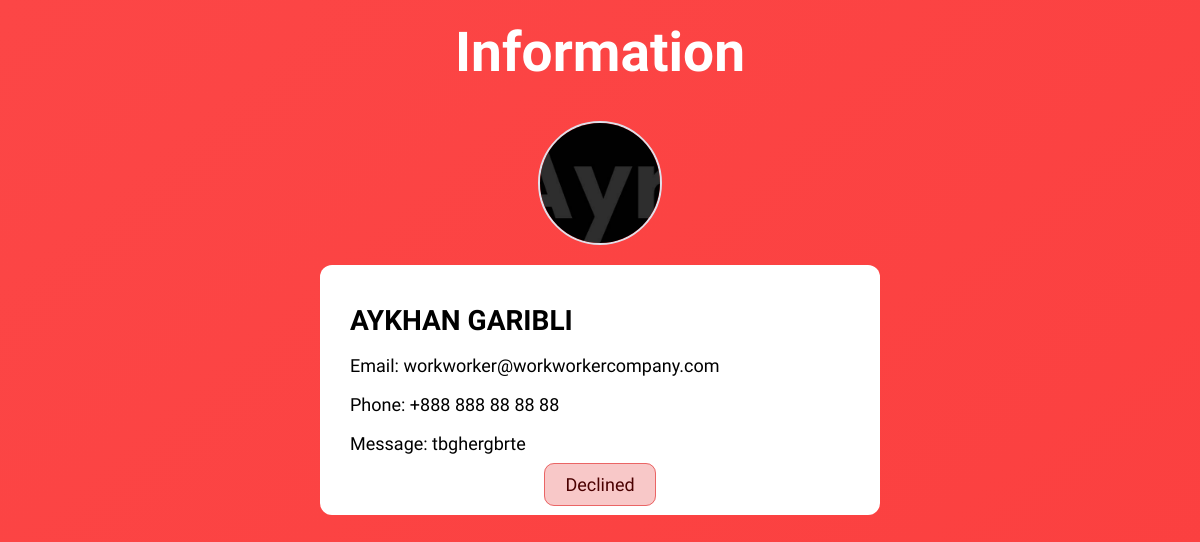
The app's page /detail/19/ with its own data.
### core/models.py (models this page shows, shortened)
class User(models.Model):
    first_name = models.CharField(max_length=100)
    last_name = models.CharField(max_length=100)
    email = models.EmailField()
    phone = models.CharField(max_length=100)
    message = models.TextField()
    avatar = models.ImageField(upload_to='avatars/', null=True, blank=True)
    status = models.CharField(max_length=50, choices=status_choices, default='Pending')
    admin = models.CharField(max_length=50, choices=admin_choices, default='User')

### core/views.py (the view)
# urls.py: path('detail/<int:id>/', views.detail, name='detail'),
def detail(request, id):
    user = get_object_or_404(User, id=id)
    return render(request, 'detail.html', {'user': user})

### core/templates/detail.html (shortened to what this page needs)
{% load static %}
<!DOCTYPE html>
<html lang="en">
<head>
</head>
<body>
<h1 class="maintxt">Information</h1>
<img class="avatar" src="{{user.avatar.url}}" alt="">
<main>
    <div class="about">
        <h1 class="name">{{user.first_name}} {{user.last_name}}</h1>
        <p>Email: {{user.email}}</p>
        <p>Phone: {{user.phone}}</p>
        <p>Message: {{user.message}}</p>
        <div class="buttons">
            {% if user.status == "Accepted" %}
            <button class="admbtn_apr">Decline</button>
            {% elif user.status == "Declined" %}
            <span class="dclnd">Declined</span>
            {% else %}
            <span class="admbtn_pnd">Pending</span>
            {% endif %}
        </div>
    </div>
</main>
</body>
</html>

### core/templates/detail.html (style rules this page uses)
body, html { margin: 0; padding: 0; min-height: 100vh; background: linear-gradient(319deg, rgba(251, 63, 63, 1) 0%, rgba(252, 70, 70, 1) 100%); }
.maintxt { font-family: 'Inspiration', sans-serif; font-size: 55px; text-align: center; color: white; margin-top: 20px; }
.avatar { display: block; margin: 20px auto; border: solid rgb(223, 225, 235) 2px; border-radius: 150px; width: 120px; height: 120px; object-fit: cover; }
main { display: flex; justify-content: center; }
.about { background-color: white; border-radius: 12px; padding: 20px 30px; font-family: 'Unbounded', sans-serif; font-size: 18px; max-width: 500px; width: 100%; }
.name { font-size: 28px; text-transform: uppercase; margin-bottom: 10px; }
.buttons { text-align: center; margin-top: 20px; }
.dclnd { background: rgba(226,36,36,.25); border: 1px solid rgba(226,36,36,.6); border-radius: 10px; padding: 10px 20px; font-family: 'Unbounded', sans-serif; color: #4b0000; cursor: pointer; margin: 5px; transition: .2s; }

### records on screen
User: avatar (picture), first_name "AYKHAN", last_name "GARIBLI", email "workworker@workworkercompany.com", phone "+888 888 88 88 88", message "tbghergbrte"
